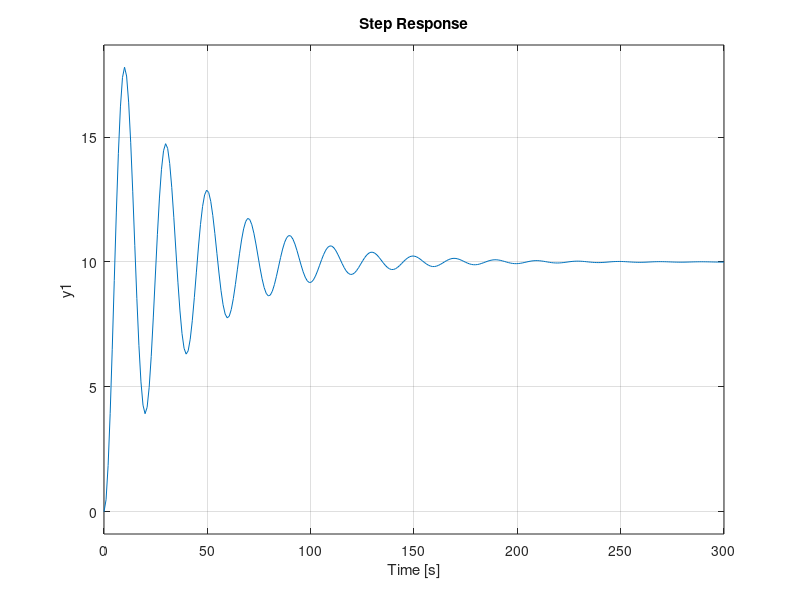

The MATLAB script that drew this image:
%% Rappresentazioni di sistemi LTI con matrici ABCD
% Sistema massa molla smorzatore
% x1 = s
% x2 = s.
%
% x1. = x2
% x2. = -k/mx1 - b/m x2 + u/m
% y = x1
% u = F

close all; clear; clc;

%% Definizione delle costanti
k = 0.1;    %[N/m]
b = 0.05;   %[N/sm]
m = 1;      %[kg]
F = 1;      %[N]

%% Definizione del sistema
A = [0 1; -k/m -b/m];
B = [0 1/m]';
C = [1 0];
D = 0;
%Ts = 250;

sys = ss(A,B,C,D,'StateName',{'Position' 'Velocity'},'InputName','Force');

step(sys); %Calcola risposta al gradino

autoValori = eig(A); %Autovalori
w_n = abs(autoValori(1)); % Pulsazione naturale
zita = -real(autoValori(1)/w_n); %Smorzamento
s = exp(-pi*zita/sqrt(1-zita^2)); %Sovraelongazione

[wn,zeta,p] = damp(sys); %come prima ma calcolato da matlab

tau = -1/real(autoValori(1)); % Costante di tempo

%% Passaggio nel dominio di Laplace

systf = tf(sys);
systf2 = ss2tf(A,B,C,D);

step(systf);
%step(systf2);
